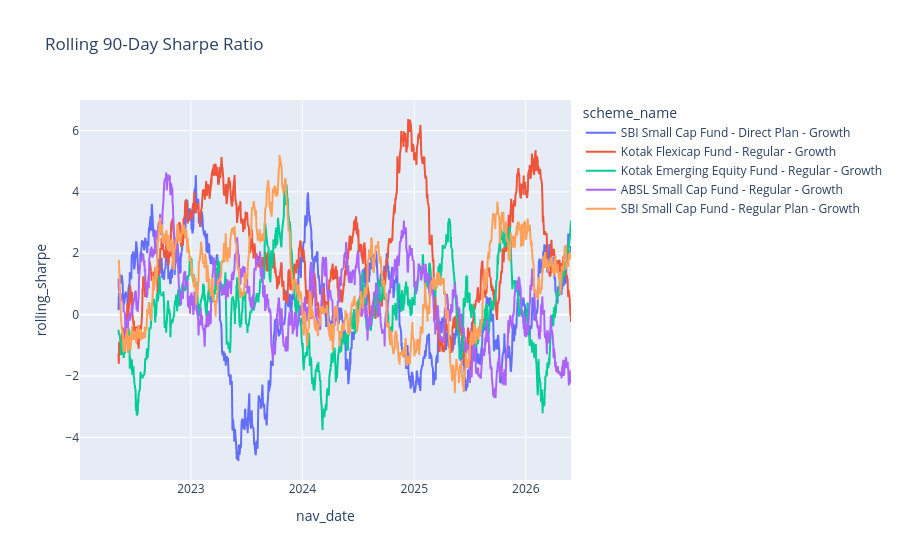

Notebook code cell kept with this figure:
### Code cell
import plotly.express as px

fig = px.line(

    rolling_sharpe_df,

    x="nav_date",

    y="rolling_sharpe",

    color="scheme_name",

    title="Rolling 90-Day Sharpe Ratio"

)

fig.show()

### Figure 1 — Plotly figure (JSON) as saved in the notebook; plotly's stock layout.template omitted (floating-point values rounded to 4 significant figures; data arrays with more than 128 entries replaced by an {"elided": "..."} marker saying what was removed)
{"data": [{"hovertemplate": "scheme_name=SBI Small Cap Fund - Direct Plan - Growth<br>nav_date=%{x}<br>rolling_sharpe=%{y}<extra></extra>", "legendgroup": "SBI Small Cap Fund - Direct Plan - Growth", "line": {"color": "#636efa", "dash": "solid"}, "marker": {"symbol": "circle"}, "mode": "lines", "name": "SBI Small Cap Fund - Direct Plan - Growth", "showlegend": true, "type": "scattergl", "x": {"elided": "1150 str values"}, "xaxis": "x", "y": {"elided": "1150 float values"}, "yaxis": "y"}, {"hovertemplate": "scheme_name=Kotak Flexicap Fund - Regular - Growth<br>nav_date=%{x}<br>rolling_sharpe=%{y}<extra></extra>", "legendgroup": "Kotak Flexicap Fund - Regular - Growth", "line": {"color": "#EF553B", "dash": "solid"}, "marker": {"symbol": "circle"}, "mode": "lines", "name": "Kotak Flexicap Fund - Regular - Growth", "showlegend": true, "type": "scattergl", "x": {"elided": "1150 str values"}, "xaxis": "x", "y": {"elided": "1150 float values"}, "yaxis": "y"}, {"hovertemplate": "scheme_name=Kotak Emerging Equity Fund - Regular - Growth<br>nav_date=%{x}<br>rolling_sharpe=%{y}<extra></extra>", "legendgroup": "Kotak Emerging Equity Fund - Regular - Growth", "line": {"color": "#00cc96", "dash": "solid"}, "marker": {"symbol": "circle"}, "mode": "lines", "name": "Kotak Emerging Equity Fund - Regular - Growth", "showlegend": true, "type": "scattergl", "x": {"elided": "1150 str values"}, "xaxis": "x", "y": {"elided": "1150 float values"}, "yaxis": "y"}, {"hovertemplate": "scheme_name=ABSL Small Cap Fund - Regular - Growth<br>nav_date=%{x}<br>rolling_sharpe=%{y}<extra></extra>", "legendgroup": "ABSL Small Cap Fund - Regular - Growth", "line": {"color": "#ab63fa", "dash": "solid"}, "marker": {"symbol": "circle"}, "mode": "lines", "name": "ABSL Small Cap Fund - Regular - Growth", "showlegend": true, "type": "scattergl", "x": {"elided": "1150 str values"}, "xaxis": "x", "y": {"elided": "1150 float values"}, "yaxis": "y"}, {"hovertemplate": "scheme_name=SBI Small Cap Fund - Regular Plan - Growth<br>nav_date=%{x}<br>rolling_sharpe=%{y}<extra></extra>", "legendgroup": "SBI Small Cap Fund - Regular Plan - Growth", "line": {"color": "#FFA15A", "dash": "solid"}, "marker": {"symbol": "circle"}, "mode": "lines", "name": "SBI Small Cap Fund - Regular Plan - Growth", "showlegend": true, "type": "scattergl", "x": {"elided": "1150 str values"}, "xaxis": "x", "y": {"elided": "1150 float values"}, "yaxis": "y"}], "layout": {"legend": {"title": {"text": "scheme_name"}, "tracegroupgap": 0}, "title": {"text": "Rolling 90-Day Sharpe Ratio"}, "xaxis": {"anchor": "y", "domain": [0, 1], "title": {"text": "nav_date"}}, "yaxis": {"anchor": "x", "domain": [0, 1], "title": {"text": "rolling_sharpe"}}}}
